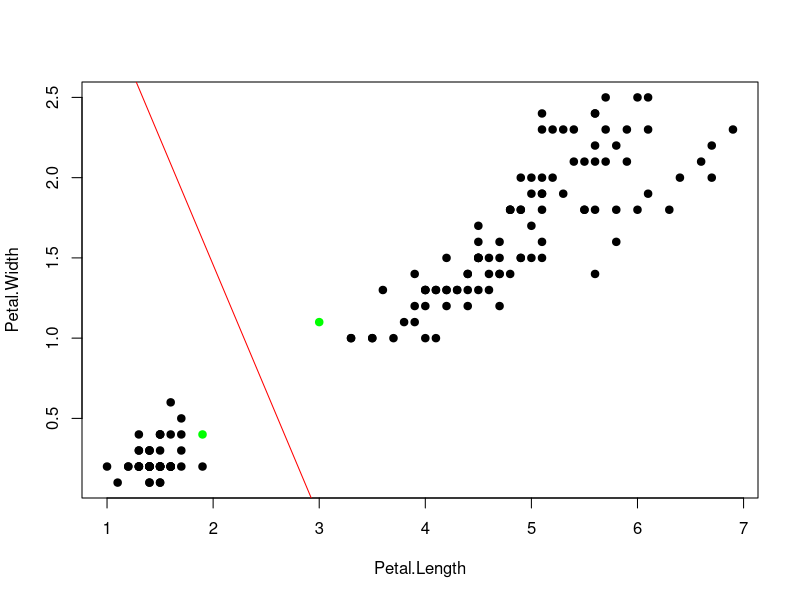
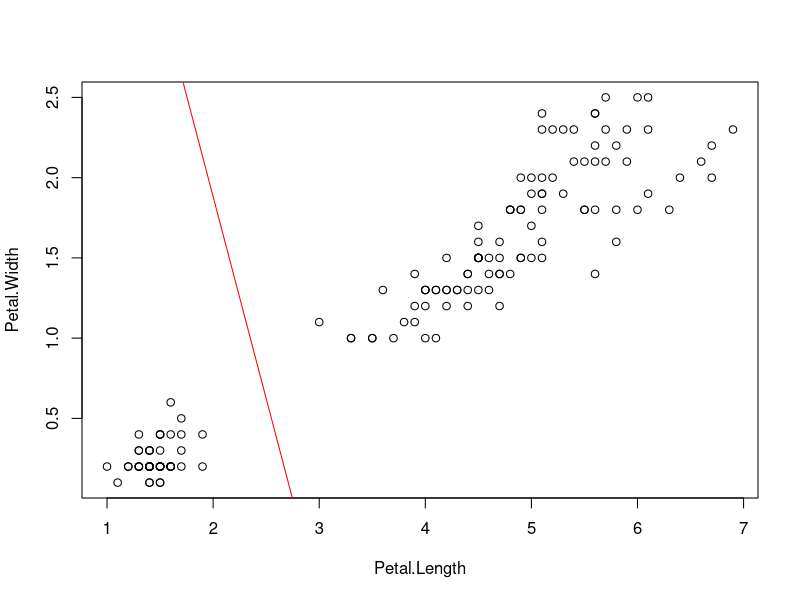
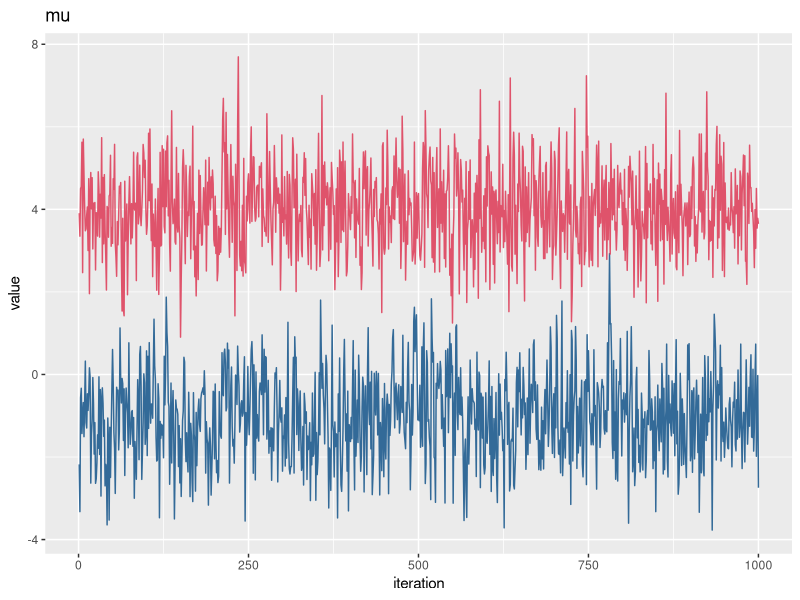
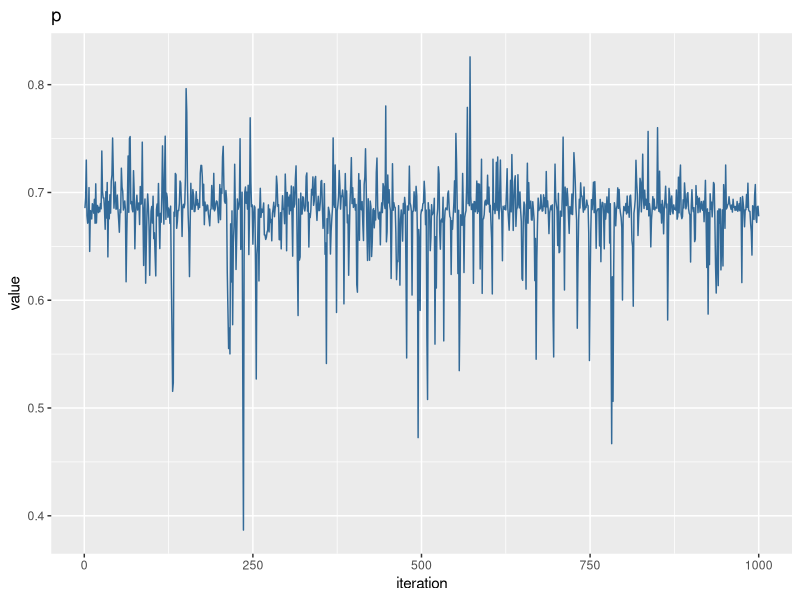
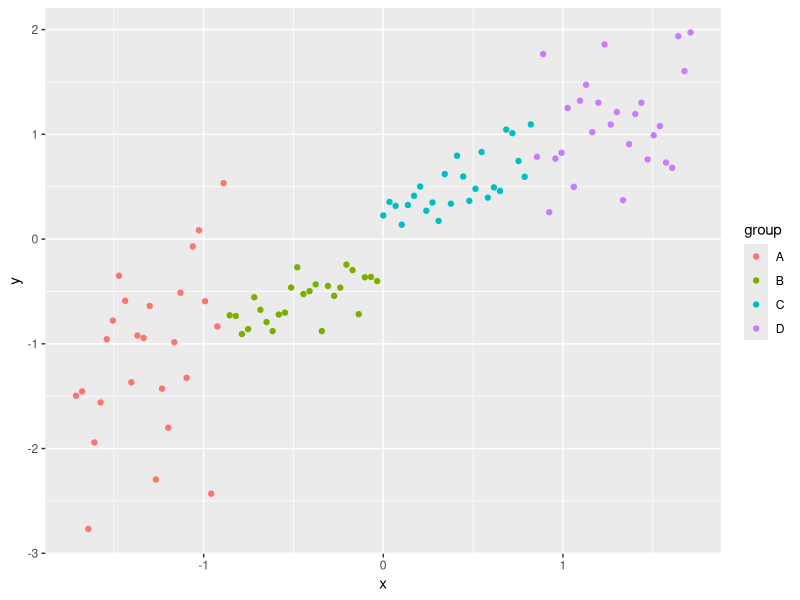
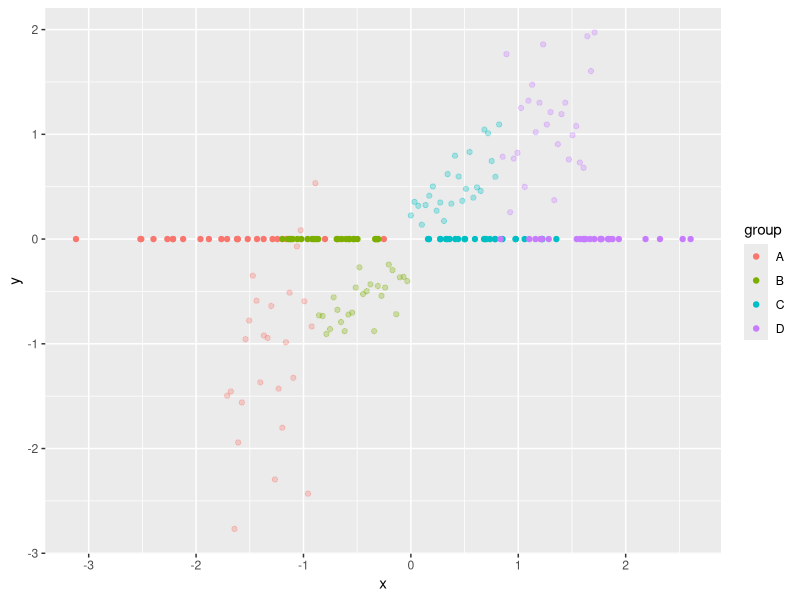
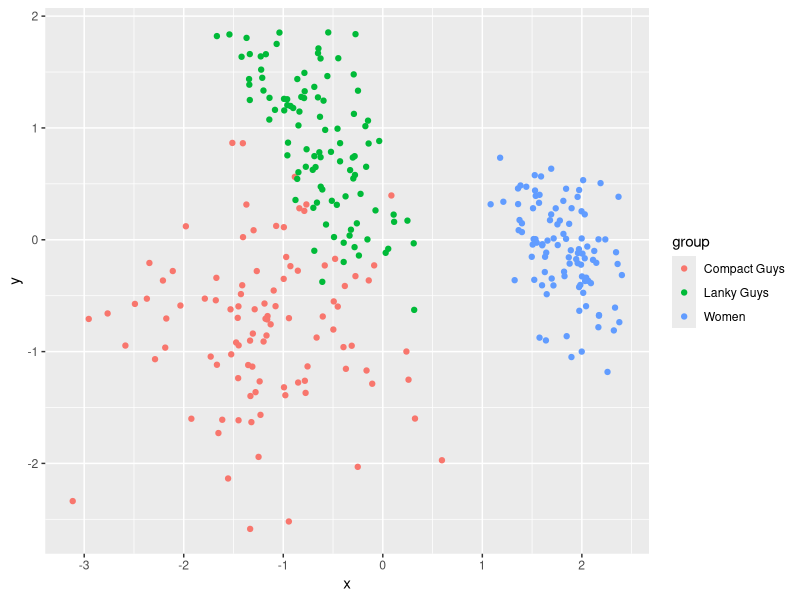
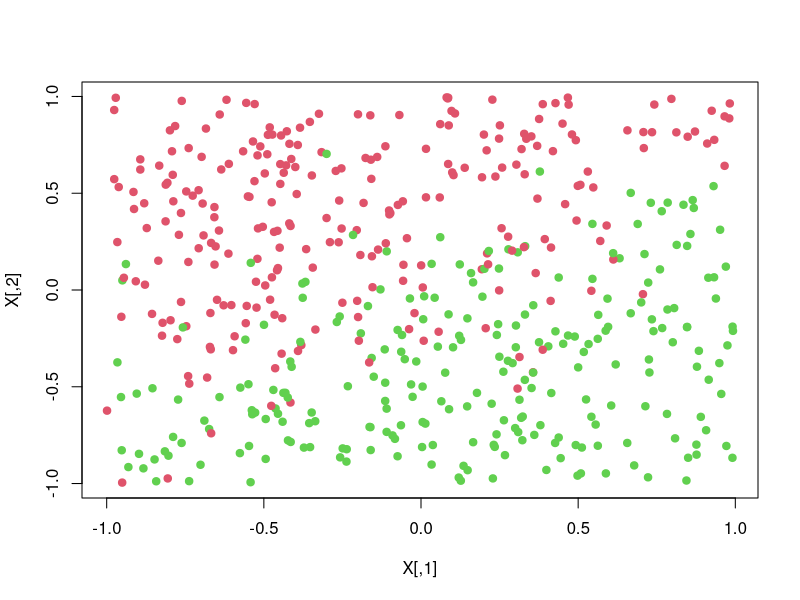

These charts were generated, in order, by the following R code:
## ---- chunk 1
N = 1000	# data size
p = .10	# probability of a misclassification

set.seed(100)
d1 <- rbinom(N,1,p)	# bernoulli sampling: sample 1, check if it's a match
mean(d1)
mean(d1)*(1-mean(d1))	# var
var(d1)
## ---- chunk 2
k = 10				# number of CV replications
n = N/k				# sample size for each k from data N
set.seed(100)
d2 <- rbinom(N,n,p)/n		# binomial sampling: from 1000, 
					# sample 100, sum number that are wrong of 100, 
					# divide by sample size to get error rate
mean(d2)
(k/N)*mean(d2)*(1-mean(d2))	# var
var(d2)
## ---- chunk 3
sex <- rep(c("M","F"),each=4)				# feature 1
h <- c(6,5.92,5.58,5.92,5,5.5,5.42,5.75)		# feature 2
w <- c(180,190,170,165,100,150,130,150)		# feature 3
f <- c(12,11,12,10,6,8,7,9)				# feature 4

df1 <- data.frame(sex,h,w,f)
uh <- tapply(df1$h,df1$sex,mean)
uf <- tapply(df1$f,df1$sex,mean)
uw <- tapply(df1$w,df1$sex,mean)
sh <- tapply(df1$h,df1$sex,sd)
sf <- tapply(df1$f,df1$sex,sd)
sw <- tapply(df1$w,df1$sex,sd)

new <- data.frame("h"=6,"w"=130,"f"=8)

ps <- table(df1$sex)/length(df1$sex)	# P(F) P(M)
phgs <- dnorm(new$h,uh,sh)			# P(h|F) P(h|M)
pwgs <- dnorm(new$w,uw,sw)			# P(h|F) P(h|M)
pfgs <- dnorm(new$f,uf,sf)			# P(h|F) P(h|M)

postf <- ps[1]*phgs[1]*pwgs[1]*pfgs[1]	# P(sex|h,w,f) = P(sex)*P(h|sex)*P(w|sex)*P(f|sex)
postm <- ps[2]*phgs[2]*pwgs[2]*pfgs[2]

if (postm > postf) "M" else "F"

## ---- chunk 4
library(kernlab)
## ---- chunk 5
data(iris)
train <- iris
train$y <-ifelse(train[,5]=="setosa", 1, -1)

train <- train[order(train$y, decreasing=TRUE),]

X <- as.matrix(train[,c("Petal.Length", "Petal.Width")])
y <- as.matrix(train$y)
n <- dim(X)[1]
## ---- chunk 6
H <- matrix(NA,n,n)
for (i in 1:n){
  for (j in 1:n){
    H[i,j] <- y[i]*y[j]*t(X[i,])%*%X[j,]
  }
}

A <- t(y)
c <- matrix(rep(-1,n))
l <- matrix(rep(0,n))
b <- 0
u <- matrix(rep(1e5,n))
r <- 0

alpha <- primal(ipop(c,H,A,b,l,u,r))

nonzero <- which(abs(alpha) > 1e-5)
w <- matrix(NA,nrow=length(nonzero),ncol=ncol(X))
for (i in seq_along(nonzero)){
  w[i,]  <- alpha[nonzero[i]]*y[nonzero[i]]*X[nonzero[i],]
}
w <- colSums(w)

b0 <- -(max(sapply(1:sum(y==-1), function(i) matrix(w,ncol=2) %*% X[y==-1,][i,])) + min(sapply(1:sum(y==1), function(i) matrix(w,ncol=2) %*% X[y==1,][i,])))/2

slope <- -w[1]/w[2]
intercept <- -b0/w[2]

plot(X,pch=19,col=ifelse(1:n %in% nonzero,"green","black")) # green ~ support vectors
abline(intercept,slope,col="red")

sigma = 1
rbf <- rbfdot(sigma = sigma)
H_rbf <- kernelMatrix(rbf,X)
## ---- chunk 7
XtX <- X%*%t(X) # crossprod(t(X))
XX <- matrix(1, n) %*% diag(XtX)
D <- XX - 2 * XtX + t(XX)
H <- exp(-D/(2 * sigma))

alpha <- primal(ipop(c,H,A,b,l,u,r))

nonzero <- which(abs(alpha) > 1e-5)
w <- matrix(NA,nrow=length(nonzero),ncol=ncol(X))
for (i in seq_along(nonzero)){
  w[i,]  <- alpha[nonzero[i]]*y[nonzero[i]]*X[nonzero[i],]
}
w <- colSums(w)

b0 <- -(max(sapply(1:sum(y==-1), function(i) matrix(w,ncol=2) %*% X[y==-1,][i,])) + min(sapply(1:sum(y==1), function(i) matrix(w,ncol=2) %*% X[y==1,][i,])))/2

slope <- -w[1]/w[2]
intercept <- -b0/w[2]

plot(X)
abline(intercept,slope,col="red")
## ---- chunk 8
set.seed(43)

N <- 500
p <- rbinom(500,1,.3)
y <- (1-p)*rnorm(N,4,1) + p*rnorm(N,-1,1)

mu1 <- rnorm(1)
mu2 <- rnorm(1)
p <- .5


for (t in 1:2500){
 
  gamma1 <- dnorm(y,mu1,1)
  gamma2 <- dnorm(y,mu2,1)
  
  gamma <- (p*gamma2)/((1-p)*gamma1 + p*gamma2)
  
  mu_hat1 <- sum((1-gamma)*y)/sum(1-gamma)
  mu_hat2 <- sum(gamma*y)/sum(gamma)
  
  mu1 <- mu_hat1
  mu2 <- mu_hat2
  
  p <- sum(gamma)/N
}

mu1
mu2
p
## ---- chunk 9
library(tidyverse)
## ---- chunk 10
iter <- 1000
mu1_vector <- vector(length=iter)
mu2_vector <- vector(length=iter)
p_vector <- vector(length=iter)
for (t in 1:iter){
  
  gamma1 <- dnorm(y,mu1,1)
  gamma2 <- dnorm(y,mu2,1)
  
  gamma <- (p*gamma2)/((1-p)*gamma1 + p*gamma2)
  delta <- rbinom(N,1,gamma)
  
  mu_hat1 <- sum((1-delta)*y)/sum(1-delta)
  mu_hat2 <- sum(delta*y)/sum(delta)
  
  mu1 <- rnorm(1,mu_hat1,1)
  mu2 <- rnorm(1,mu_hat2,1)
  p <- sum(gamma)/N
  
  mu1_vector[t] <- mu1
  mu2_vector[t] <- mu2
  p_vector[t] <- p
  
}

qplot(1:iter,mu1_vector,geom='line',colour=1) + geom_line(aes(1:iter,mu2_vector),colour=2) +
  theme(legend.position='none') + labs(title='mu',x='iteration',y='value')
qplot(1:iter,p_vector,geom='line',colour=3) +
  theme(legend.position='none') + labs(title='p',x='iteration',y='value')
## ---- chunk 11
set.seed(4131)

x <- 1:101
y1 <- x[1:25] + rnorm(25,0,20)
y2 <- x[26:50] + rnorm(25,-2,5)
y3 <- x[51:75] + rnorm(25,10,7)
y4 <- x[76:101] + rnorm(26,0,15)
x <- scale(x)
y <- scale(c(y1,y2,y3,y4))
x <- cbind(x,y)
x <- (x-mean(x))/sd(x)

df <- data.frame(cbind(data.frame(x),rep(LETTERS[1:4],c(25,25,25,26))))
names(df) <- c('x','y','group')
ggplot(df,aes(x=x,y=y,colour=group)) + geom_point()

evd <- eigen(cov(x))
pc1 <- evd$vectors[,1]
pc2 <- evd$vectors[,2]

proj1 <- x %*% pc1
proj2 <- x %*% pc2
vare <- sum(x[,1]*pc1[1])^2 + sum(x[,2]*pc1[2])^2 

df2 <- data.frame(cbind(proj1,0),df$group)
names(df2) <- c('x','y','group')
ggplot(df,aes(x=x,y=y,colour=group)) + geom_point(alpha=.3) + 
  geom_point(data=df2,alpha=1)

set.seed(4131)
x1 <- c(rnorm(100,68,5),rnorm(100,78,5),rnorm(100,63,4))
x2 <- c(rnorm(100,215,40),rnorm(100,200,20),rnorm(100,125,15))
x3 <- c(rnorm(100,280,50),rnorm(100,180,15),rnorm(100,95,15))

x1 <- scale(x1)
x2 <- scale(x2)
x3 <- scale(x3)

x <- cbind(x1,x2,x3)

df <- data.frame(cbind(data.frame(x),rep(c("Compact Guys","Lanky Guys","Women"),each=100)))
names(df) <- c('x1','x2','x3','group')

evd <- eigen(cov(x))
pc1 <- evd$vectors[,1]
pc2 <- evd$vectors[,2]
pc3 <- evd$vectors[,3]

proj1 <- x %*% pc1
proj2 <- x %*% pc2
proj3 <- x %*% pc3
vare <- sum(x[,1]*pc1[1])^2 + sum(x[,2]*pc1[2])^2 + sum(x[,3]*pc1[3])^2 

df2 <- data.frame(cbind(proj1,proj2),df$group)
names(df2) <- c('x','y','group')
ggplot(df2,aes(x=x,y=y,colour=group)) + geom_point(alpha=1)
## ---- chunk 12
init <- log(c(.5,.5),2)
trans1 <- log(c(.5,.5),2)
trans2 <- log(c(.4,.6),2)
vis1 <- log(c(.2,.3,.3,.2),2)
vis2 <- log(c(.3,.2,.2,.3),2)

seq <- "GGCACTGAA"
dic <- c("A","C","G","T")

viterbi <- function(seq){
  if (nchar(seq) == 1){
    
    nt <- which(dic == seq)
    print(comp <- c(init[1] + vis1[nt], init[2] + vis2[nt]))
    return(c(comp))
    
  }else{
    
    nt <- which(dic == substr(seq,nchar(seq),nchar(seq)))
    past <- viterbi(substr(seq,1,nchar(seq)-1))
    if (past[1] > past[2]) ans <- 1 else ans <- 2
    print(ans)
    print(
      choice <- c(
        vis1[nt] + max(past[1] + trans1[1], past[2] + trans2[1]),
        vis2[nt] + max(past[1] + trans1[2], past[2] + trans2[2])
      )
    )
  }
}

init <- c(.5,.5)
trans1 <- c(.5,.5)
trans2 <- c(.4,.6)
vis1 <- c(.2,.3,.3,.2)
vis2 <- c(.3,.2,.2,.3)

path <- c(3,3,2,1)

latent1 <- 0
latent2 <- 0

prev1 <- init[1]*vis1[path[1]]
prev2 <- init[2]*vis2[path[1]]
for (i in 2:length(path)){

  prevtemp1 <- prev1*trans1[1]*vis1[path[i]] + prev2*trans2[1]*vis1[path[i]]
  prevtemp2 <- prev2*trans2[2]*vis2[path[i]] + prev1*trans1[2]*vis2[path[i]]
  
  prev1 <- prevtemp1
  prev2 <- prevtemp2
}
print(prev1 + prev2)
## ---- chunk 13
N <- 50
X <- cbind(1,runif(N,-1,1),runif(N,-1,1))
k <- ncol(X)
theta <- rnorm(k)
y <- X %*% theta + rnorm(N)

th <- matrix(rep(0,k),nrow=k)
eta <- 0.01
for (i in 1:10000){
  grad <- matrix(rep(0,k),nrow=k)
  for (j in 1:N){
    grad <- grad - X[j,] %*% (y[j]-X[j,]%*%th)
  }
  th <- th - eta*grad
}

t(th)
coef(lm(y ~ X[,-1]))
## ---- chunk 14
th <- matrix(rep(0,k),nrow=k)
eta <- 0.01
for (i in 1:10000){
  grad <- t(X) %*% (X %*% th - y)
  th <- th - eta*grad
}

t(th)
coef(lm(y ~ X[,-1]))
## ---- chunk 15
invlogit <- function(x) 1/(1+exp(-x))

N <- 500
X <- cbind(1,runif(N,-1,1))
k <- ncol(X)
theta <- rnorm(k)
y <- rbinom(N,1,invlogit(X %*% theta))


N <- 500
X <- cbind(runif(N,-1,1),runif(N,-1,1))
theta <- c(1.5,-3)
y <- 1+ifelse(X %*% theta + rnorm(N) < 0, 0, 1)
## ---- chunk 16
th <- matrix(rep(0,k),nrow=k)
eta <- 0.25
for (i in 1:5000){
  g <- matrix(rep(0,k),nrow=k)
  for (j in 1:N){
    g <- g - X[j,] %*% (y[j]-invlogit(X[j,]%*%th))
  }
  th <- th - eta*g
}
scores <- X %*% th
pred <- ifelse(scores>0,1,0)

plot(X,col=y+1,pch=19)
plot(X,col=pred+1,pch=19)
## ---- chunk 17
th <- matrix(rep(0,k),nrow=k)
eta <- .01
for (i in 1:10000){
  g <- t(X) %*% (invlogit(X %*% th)-y)
  th <- th - eta*g
}
scores <- X %*% th
pred <- ifelse(scores>0,1,0)

plot(X,col=y+1,pch=19)
plot(X,col=pred+1,pch=19)
## ---- chunk 18
th <- matrix(rep(0,k),nrow=k)
eta <- 1
for (i in 1:5000){
  p <- invlogit(X %*% th)
  S <- diag(c(p * (1-p)),N,N)
  H <- t(X) %*% S %*% X
  g <- t(X) %*% (p-y)
  th <- th - eta * solve(H) %*% g
}
scores <- X %*% th
pred <- ifelse(scores>0,1,0)

plot(X,col=y+1,pch=19)
plot(X,col=pred+1,pch=19)
## ---- chunk 19
N <- 1000
X <- cbind(1,runif(N,0,100),runif(N,0,100))
theta <- rbind(c(100,-1,-1),c(100,0,-2))
y <- 1 + ifelse(X %*% theta[1,] + rnorm(N,0,10) < 0, 0,
              ifelse(X %*% theta[2,] + rnorm(N,0,10) < 0, 1, 2))
X[,-1] <- scale(X[,-1])
K <- ncol(X)
J <- length(unique(y))
## ---- chunk 20
th <- matrix(rep(0,K*J),nrow=K,ncol=J)
g <- th
eta <- .5
for (i in 1:5000){
  a <- exp(X %*% th) # exp(thetak' * xi)
  a_sum <- rowSums(a) # SUMexp(thetaj' * xi)
  p <- t(sapply(1:N,function(n) a[n,]/a_sum[n])) # P(yi=k|xi,theta) = exp(thetak' * xi)/SUMexp(thetaj' * xi)
  
  # -SUM[xi * (1{yi=k} - P(yi=k|xi;theta))] = SUM[xi * (P(yi=k|xi;theta)) - 1{yi=k}]
  # therefore P(yi=k|xi;theta)) - 1{yi=k} is simply p-1 for all p where yi=k
  
  for (n in 1:N){
    p[n,y[n]] <- p[n,y[n]] - 1 # P(yi=k|xi;theta)) - 1{yi=k}
  }
  p <- p/N # this is not necessary but adjusts the size of the estimates to avoid very large values
  g <- t(X) %*% p # SUM[xi * (P(yi=k|xi;theta)) - 1{yi=k}]
  
  th <- th - eta*g
}

scores <- X %*% th 
pred <- apply(scores,1,which.max)

plot(X[,-1],col=y,pch=19)
plot(X[,-1],col=pred,pch=19)
## ---- chunk 21
N <- 100
D <- 2
K <- 3
X <- matrix(0,N*K,D)
y <- matrix(0,N*K)
ind1 <- 0
ind2 <- 0
for (k in 1:K){
  r <- seq(0,1,length=N)
  t <- seq((k-1)*4,(k)*4,length=N) + rnorm(N)*0.2
  X[(1+ind1):(N+ind2),] <- cbind(r*sin(t), r*cos(t))
  y[(1+ind1):(N+ind2)] <- k
  ind1 <- ind1 + N
  ind2 <- ind2 + N
}

W <- matrix(0.01*rnorm(D*K),D,K)
b <- matrix(0,1,K)
step <- 1
reg <- 1e-3

for (i in 1:5000){
  a <- exp(X %*% W + rep(b,N*K))
  a_sum <- rowSums(a)
  p <- t(sapply(1:(N*K),function(n) a[n,]/a_sum[n]))
  
  for (n in 1:(N*K)){
    p[n,y[n]] <- p[n,y[n]] - 1
  }
  p <- p/(N*K)
  
  gW <- t(X) %*% p
  gb <- colSums(p)
  
  gW <- gW + reg*W
  W <- W + -step*gW
  b <- b + -step*gb
}

scores <- X %*% W + rep(b,N*K)
pred <- apply(scores,1,which.max)

plot(X,col=y,pch=19)
plot(X,col=pred,pch=19)
## ---- chunk 22
chinese_restaurant <- function(N, alpha){
  tables <- vector(length=N)
  tables[1] <- 1
  open <- 2
  for (i in 2:N){
    choice <- rbinom(1,1,alpha/(i+alpha))
    if (choice == 1){
      tables[open] <- tables[open] + 1
      open <- open + 1
    }else{
      occupied <- which(tables != 0)
      prob <- tables[occupied]/(i+alpha)
      seat <- sample(occupied,1,FALSE,prob)
      tables[seat] <- tables[seat] + 1
    }
  }
  return(tables)
}

chinese_restaurant(30,10)
## ---- chunk 23
polyas_urn <- function(N,alpha){
  balls <- NULL
  for (i in 1:N){
    choice <- rbinom(1,1,alpha/(length(balls)+alpha))
    if (choice == 1){
      ball <- rnorm(1)
      balls <- c(balls,ball)
    }else{
      ball <- balls[sample(1:length(balls),1)]
      balls <- c(balls,ball) 
    }
  }
  return(balls)
}

rep_polyas_urn <- function(N,alpha,R){
  out <- data.frame(replicate(R,polyas_urn(N,alpha)))
  colnames(out) <- 1:R
  out %>%
    gather(r,sample) %>%
    mutate(r=as.factor(r)) %>%
    ggplot(aes(x=sample,y = ..scaled..)) + 
      geom_density(colour="black",size=1,fill="darkgreen") + 
      facet_wrap(~r) + xlim(-3,3) + ylab("") + xlab("")
}

rep_polyas_urn(25,500,12)
## ---- chunk 24
stick_breaking <- function(N,alpha){
  p <- rbeta(N,1,alpha)
  len <- 1
  w <- p[1]
  for (i in 2:N){
    len <- len-w[i-1]
    w_new <- p[i]*(len)
    w <- c(w,w_new)
  }
  return(w)
}

rep_stick_breaking <- function(N,alpha,R){
  out <- data.frame(replicate(R,stick_breaking(N,alpha)),1:N)
  colnames(out) <- c(1:R,"Breaks")
  out %>%
    gather(r,Probability,-Breaks) %>%
    mutate(r=as.factor(r),Breaks=as.factor(Breaks)) %>%
    ggplot(aes(x=Breaks,y=Probability,ymin=0,ymax=Probability)) +
      geom_linerange(colour="Blue",size=1) +
      geom_point(colour="Blue",size=4) +
      scale_y_continuous(lim=c(0,1)) +
      facet_wrap(~r) +
      theme(panel.background = element_rect(),
            title=element_text(size=20),
            strip.text=element_text(size=13),
            axis.text=element_text(size=13),
            axis.title=element_text(size=18,face="bold")) +
    ggtitle(bquote(alpha == .(paste(alpha,collapse=" "))))
}

rep_stick_breaking(10,1,12)
## ---- chunk 25
inv_logit <- function(x) return(1/(1+exp(-x)))

N <- 100
k <- 1
X <- cbind(1,matrix(runif(N*k,-1,1)))
theta_true <- matrix(c(.25,-.75),ncol=1)
y <- rbinom(N,1,inv_logit(X %*% theta_true))
summary(glm(y ~ X[,-1], family=binomial(link="logit")))

irls <- function(X,y,tol=1e-6){
  k <- ncol(X)
  N <- nrow(X)
  theta <- matrix(rep(0,k),ncol=1)
  theta_new <- Inf
  
  while (max(abs(theta - theta_new)) > tol){
    a <- X %*% theta
    p <- inv_logit(a)
    s <- diag(c(p*(1-p)),N,N)
    xsx <- t(X) %*% s %*% X
    sxt <- s %*% X %*% theta
    
    theta_new <- theta
    theta <- solve(xsx) %*% t(X) %*% (sxt + y - p)
  }
  return(theta)
}
